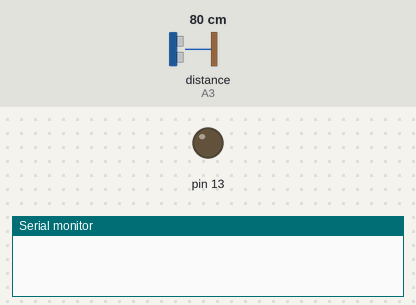
Bench run of a sketch on a simulated Arduino Uno, built with avr-gcc and run on an emulated ATmega328P. Shown: output pins drawn as LEDs (lit = HIGH), the last lines printed to the serial monitor. Wiring (inferred from the names in the program): ultrasonic range finder: trigger A2; echo A3. The inputs (shaded band) are chosen by the test bench; at power-on: distance to the obstacle (sensor on A3) 80 cm. The echo pulse lasts 58.3 µs per cm; pins used as bus, display or sensor lines are not drawn.

Above: at 1.2 s.
1.3 s: distance to the obstacle (sensor on A3) set to 8 cm
2.8 s: distance to the obstacle (sensor on A3) set to 5 cm
At 3.4 s:
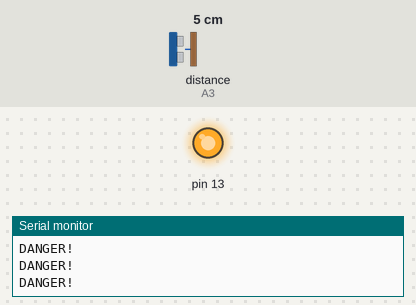
4.3 s: distance to the obstacle (sensor on A3) set to 9 cm
At 4.9 s:
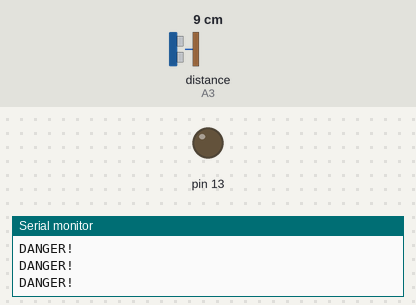
5.9 s: distance to the obstacle (sensor on A3) set to 2 cm
At 6.4 s:
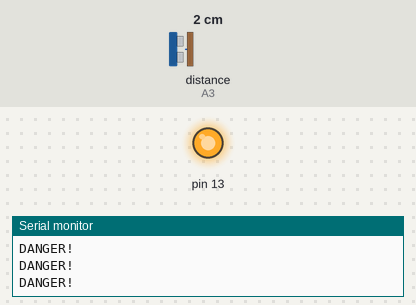
Timing chart, 0 to 8.5 s (numbered marks = the images above; inputs shaded):
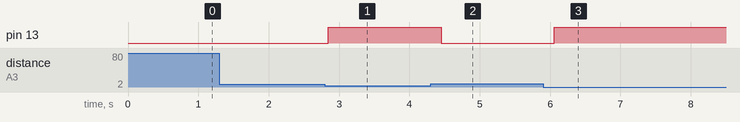

The sketch:

sensor.ino
```cpp
/*
	This sketch is used to test whether something is approaching the sensor
	It prints "DANGER!" to the Serial monitor if something is within THRESHOLD cm
*/

#define ECHO A3
#define TRIGGER A2
#define THRESHOLD 6

bool isApproaching() {
	// Flush the trigger's power
	digitalWrite(TRIGGER, LOW);
	delayMicroseconds(2);

	// Trigger a 10 micro-second sound wave pulse
	digitalWrite(TRIGGER, HIGH);
	delayMicroseconds(10);
	digitalWrite(TRIGGER, LOW);

	// Calculate the distance based on the incoming sound wave
	long distance = pulseIn(ECHO, HIGH) * 0.034 / 2;

	// Determine whether soemthing is approaching
	return distance < THRESHOLD;
}

void setup() {
	Serial.begin (9600);
	pinMode (TRIGGER, OUTPUT);
	pinMode (ECHO, INPUT);
	pinMode (13, OUTPUT);
}

void loop() {
	if (isApproaching()) {
		Serial.println ("DANGER!");
		digitalWrite(13, HIGH);
	} else digitalWrite(13, LOW);
	delay (200);
}
```

Measured:
- the behaviour switches between 7 and 6 cm on distance to the obstacle (sensor on A3) (found by bisection; images 0 and 1)
- after the input at 1.3 s, every drawn part: stays the same
- after the input at 2.8 s, pin 13: LOW → HIGH at once
- after the input at 4.3 s, pin 13: HIGH → LOW after 0.15 s
- after the input at 5.9 s, pin 13: LOW → HIGH after 0.16 s
